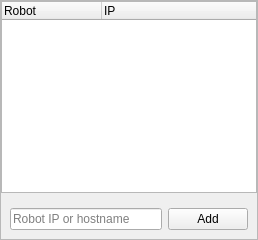
         <widget class="QFrame" name="frameRobots">
          <property name="sizePolicy">
           <sizepolicy hsizetype="Fixed" vsizetype="Preferred">
            <horstretch>0</horstretch>
            <verstretch>0</verstretch>
           </sizepolicy>
          </property>
          <property name="minimumSize">
           <size>
            <width>250</width>
            <height>0</height>
           </size>
          </property>
          <property name="frameShape">
           <enum>QFrame::StyledPanel</enum>
          </property>
          <property name="frameShadow">
           <enum>QFrame::Raised</enum>
          </property>
          <layout class="QGridLayout" name="gridLayout_4">
           <property name="leftMargin">
            <number>0</number>
           </property>
           <property name="topMargin">
            <number>0</number>
           </property>
           <property name="rightMargin">
            <number>0</number>
           </property>
           <property name="bottomMargin">
            <number>0</number>
           </property>
           <item row="0" column="0">
            <widget class="QTreeWidget" name="treeRobots">
             <property name="palette">
              <palette>
               <active>
                <colorrole role="ButtonText">
                 <brush brushstyle="SolidPattern">
                  <color alpha="255">
                   <red>0</red>
                   <green>0</green>
                   <blue>0</blue>
                  </color>
                 </brush>
                </colorrole>
               </active>
               <inactive>
                <colorrole role="ButtonText">
                 <brush brushstyle="SolidPattern">
                  <color alpha="255">
                   <red>0</red>
                   <green>0</green>
                   <blue>0</blue>
                  </color>
                 </brush>
                </colorrole>
               </inactive>
               <disabled>
                <colorrole role="ButtonText">
                 <brush brushstyle="SolidPattern">
                  <color alpha="255">
                   <red>159</red>
                   <green>158</green>
                   <blue>158</blue>
                  </color>
                 </brush>
                </colorrole>
               </disabled>
              </palette>
             </property>
             <column>
              <property name="text">
               <string>Robot</string>
              </property>
             </column>
             <column>
              <property name="text">
               <string>IP</string>
              </property>
             </column>
            </widget>
           </item>
           <item row="1" column="0">
            <widget class="QFrame" name="robotsManualLayout">
             <property name="sizePolicy">
              <sizepolicy hsizetype="Preferred" vsizetype="Preferred">
               <horstretch>0</horstretch>
               <verstretch>0</verstretch>
              </sizepolicy>
             </property>
             <property name="minimumSize">
              <size>
               <width>0</width>
               <height>0</height>
              </size>
             </property>
             <layout class="QHBoxLayout" name="horizontalLayout_3">
              <item>
               <widget class="QLineEdit" name="edRobotIp">
                <property name="placeholderText">
                 <string>Robot IP or hostname</string>
                </property>
               </widget>
              </item>
              <item>
               <widget class="QPushButton" name="btnAddRobot">
                <property name="text">
                 <string>Add</string>
                </property>
               </widget>
              </item>
             </layout>
            </widget>
           </item>
          </layout>
         </widget>
